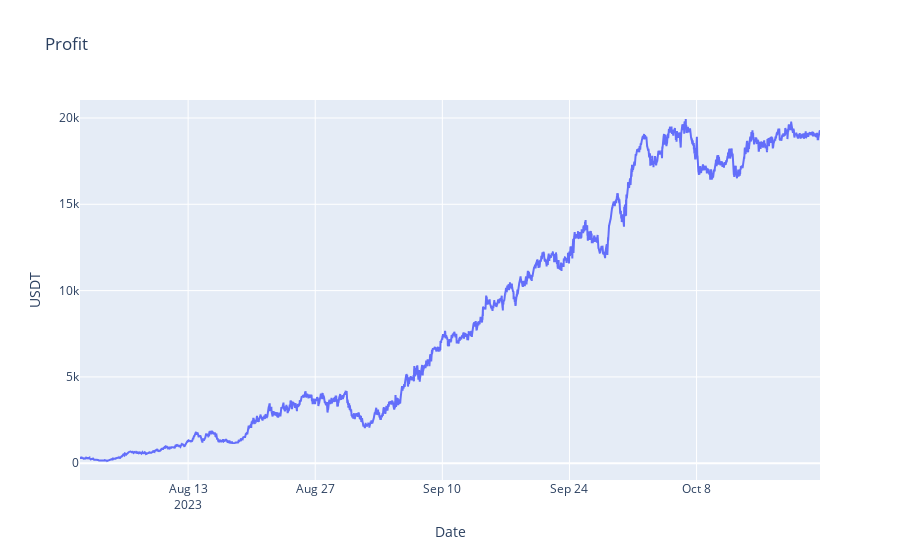

Here is the notebook cell this chart was saved with:
### Code cell
import plotly.graph_objects as go

fig = go.Figure(data=[go.Scatter(x=stats['_equity_curve'].index, y=stats['_equity_curve']['Equity'])])
fig.update_layout(title='Profit |'+symbol, yaxis_title='USDT', xaxis_title='Date')
fig.show()

### Figure 1 — Plotly figure (JSON) as saved in the notebook; plotly's stock layout.template omitted (floating-point values rounded to 4 significant figures; data arrays with more than 128 entries replaced by an {"elided": "..."} marker saying what was removed)
{"data": [{"type": "scatter", "x": {"elided": "23473 str values"}, "y": {"elided": "23473 float values"}}], "layout": {"title": {"text": "Profit"}, "xaxis": {"title": {"text": "Date"}}, "yaxis": {"title": {"text": "USDT"}}}}
